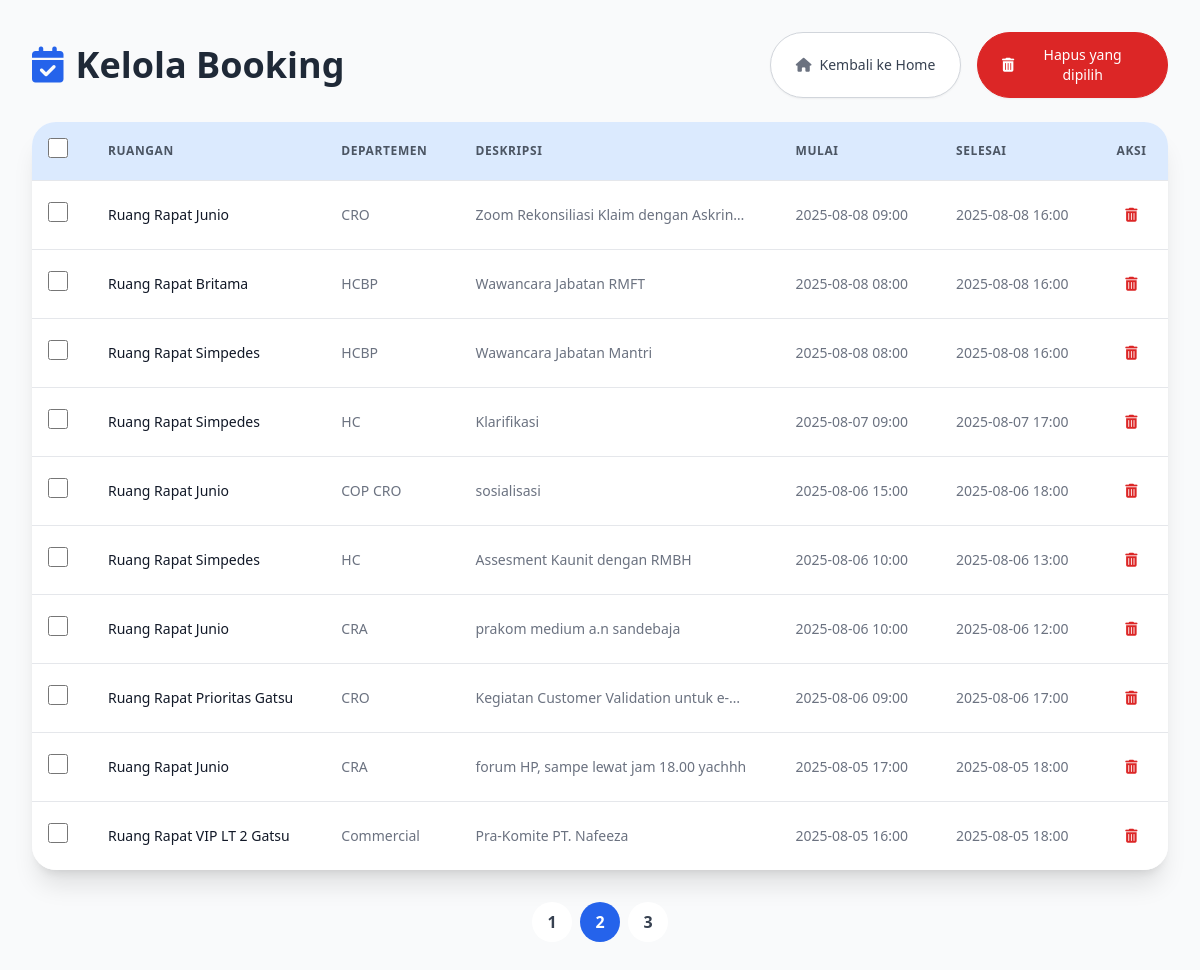
Before: /admin/bookings?page=2 (signed in) with the older database file.
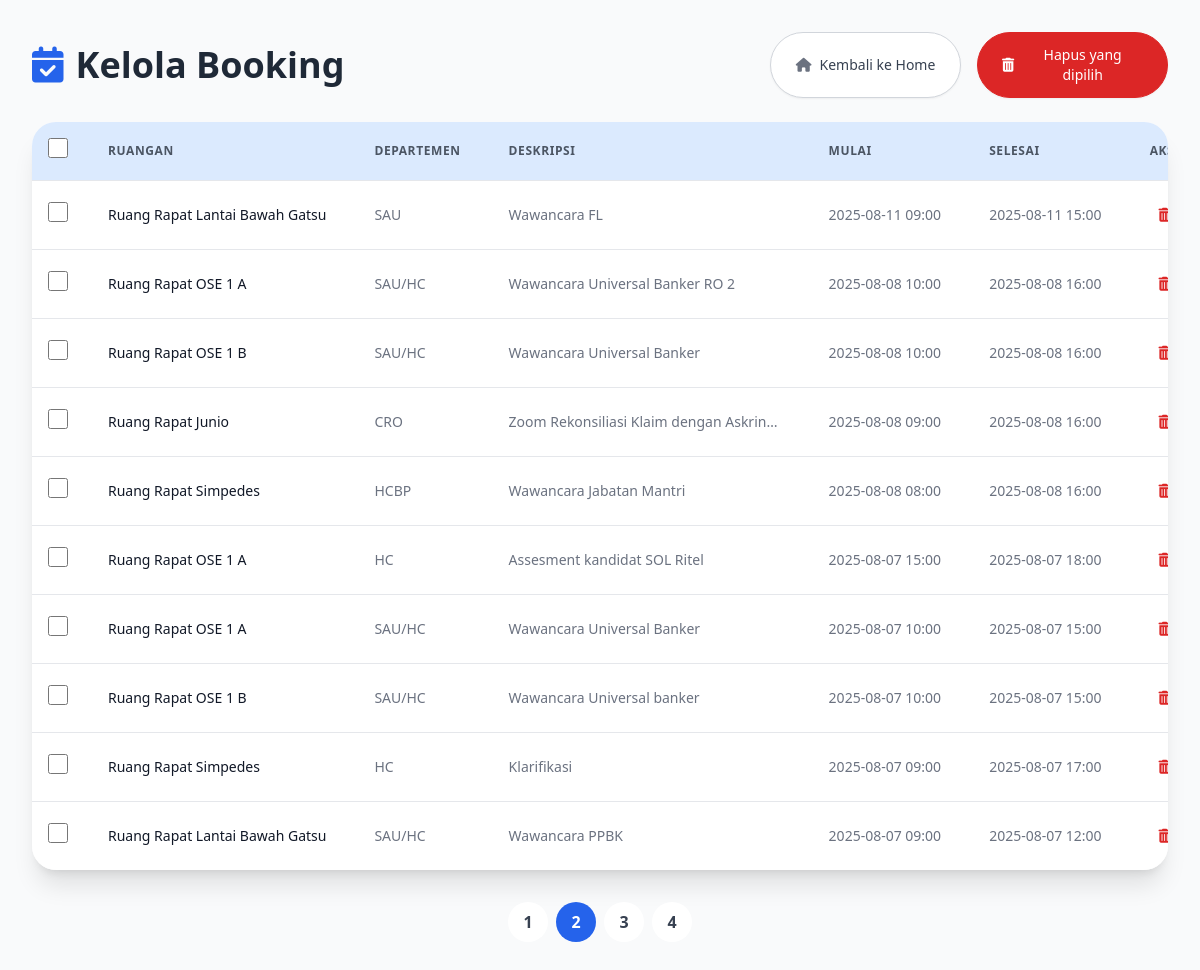
After: the same page with the newer database file.
### app.py (models this page shows)
class Booking(db.Model):
    id = db.Column(db.Integer, primary_key=True)
    user = db.Column(db.String(100))
    username = db.Column(db.String(100))
    role = db.Column(db.String(50))
    department = db.Column(db.String(100))
    room_id = db.Column(db.Integer, db.ForeignKey('room.id'))
    start_time = db.Column(db.DateTime)
    end_time = db.Column(db.DateTime)
    description = db.Column(db.Text)
    room = db.relationship('Room', backref='bookings')

class Room(db.Model):
    id = db.Column(db.Integer, primary_key=True)
    name = db.Column(db.String(50), nullable=False)
    lantai = db.Column(db.String(10), nullable=True)

### app.py (the view)
@app.route('/admin/bookings')
def manage_bookings():
    page = request.args.get('page', 1, type=int)
    bookings = Booking.query.order_by(Booking.start_time.desc()).paginate(page=page, per_page=10)
    return render_template('admin_bookings.html', bookings=bookings)

### templates/admin_bookings.html (shortened to what the changed rows need)
<!DOCTYPE html>
<html lang="id">
<head>
    <script src="https://cdn.tailwindcss.com"></script>
    <link rel="stylesheet" href="https://cdnjs.cloudflare.com/ajax/libs/font-awesome/6.5.2/css/all.min.css">
</head>
<body class="bg-gray-50">
{% if session['role'] == 'admin' %}
<div class="min-h-screen p-4 sm:p-6 lg:p-8">
    <div class="max-w-7xl mx-auto">
        <div class="flex flex-col sm:flex-row justify-between items-start sm:items-center mb-6">
            <h2 class="text-3xl sm:text-4xl font-bold text-gray-800 mb-4 sm:mb-0">
                <i class="fa-solid fa-calendar-check text-blue-600 mr-3"></i>Kelola Booking
            </h2>
        </div>
    </div>
    <div class="bg-white rounded-3xl shadow-xl overflow-hidden hidden md:block">
        <div class="overflow-x-auto">
            <form id="bulk-delete-form" method="POST" action="{{ url_for('bulk_delete_bookings') }}">
                <table class="min-w-full divide-y divide-gray-200">
                    <thead class="bg-blue-100">
                        <tr>
                            <th scope="col" class="p-4 text-center">
                                <input type="checkbox" id="select-all" class="form-checkbox h-5 w-5 text-blue-600 rounded">
                            </th>
                            <th scope="col" class="px-6 py-4 text-left text-xs font-semibold text-gray-600 uppercase tracking-wider">Ruangan</th>
                            <th scope="col" class="px-6 py-4 text-left text-xs font-semibold text-gray-600 uppercase tracking-wider">Departemen</th>
                            <th scope="col" class="px-6 py-4 text-left text-xs font-semibold text-gray-600 uppercase tracking-wider">Deskripsi</th>
                            <th scope="col" class="px-6 py-4 text-left text-xs font-semibold text-gray-600 uppercase tracking-wider">Mulai</th>
                            <th scope="col" class="px-6 py-4 text-left text-xs font-semibold text-gray-600 uppercase tracking-wider">Selesai</th>
                            <th scope="col" class="px-6 py-4 text-center text-xs font-semibold text-gray-600 uppercase tracking-wider">Aksi</th>
                        </tr>
                    </thead>
                    <tbody class="bg-white divide-y divide-gray-200">
                        {% for b in bookings.items %}
                        <tr>
                            <td class="p-4 text-center">
                                <input type="checkbox" name="booking_ids" value="{{ b.id }}" class="form-checkbox h-5 w-5 text-blue-600 rounded">
                            </td>
                            <td class="px-6 py-4 whitespace-nowrap text-sm text-gray-900">{{ b.room.name }}</td>
                            <td class="px-6 py-4 whitespace-nowrap text-sm text-gray-500">{{ b.department }}</td>
                            <td class="px-6 py-4 whitespace-nowrap text-sm text-gray-500 max-w-xs truncate">{{ b.description }}</td>
                            <td class="px-6 py-4 whitespace-nowrap text-sm text-gray-500">{{ b.start_time.strftime('%Y-%m-%d %H:%M') }}</td>
                            <td class="px-6 py-4 whitespace-nowrap text-sm text-gray-500">{{ b.end_time.strftime('%Y-%m-%d %H:%M') }}</td>
                            <td class="px-6 py-4 whitespace-nowrap text-right text-sm font-medium">
                                <div class="flex justify-center items-center gap-2">
                                    <form id="delete-form-{{ b.id }}" action="{{ url_for('delete_booking', booking_id=b.id) }}" method="post">
                                        <button type="button" class="delete-single-btn text-red-600 hover:text-red-800 p-2" title="Hapus" data-booking-id="{{ b.id }}">
                                            <i class="fa-solid fa-trash-can"></i>
                                        </button>
                                    </form>
                                </div>
                            </td>
                        </tr>
                        {% endfor %}
                    </tbody>
                </table>
            </form>
        </div>
    </div>
    <nav aria-label="Pagination" class="mt-8">
        <ul class="flex justify-center space-x-2">
            {% for page_num in bookings.iter_pages(left_edge=1, right_edge=1, left_current=2, right_current=2) %}
                {% if page_num %}
                    <li class="{% if page_num == bookings.page %}bg-blue-600 text-white{% else %}bg-white text-gray-700 hover:bg-blue-50{% endif %} rounded-full transition-colors duration-300">
                        <a class="flex items-center justify-center w-10 h-10 font-semibold" href="{{ url_for('manage_bookings', page=page_num) }}">{{ page_num }}</a>
                    </li>
                {% else %}
                    <li class="w-10 h-10 flex items-center justify-center text-gray-500">
                        <span>…</span>
                    </li>
                {% endif %}
            {% endfor %}
        </ul>
    </nav>
</div>
{% endif %}
</body>
</html>

Changed rows visible on the page:
removed Booking: room.name "Ruang Rapat Britama", department "HCBP", description "Wawancara Jabatan RMFT", start_time "2025-08-08 08:00", end_time "2025-08-08 16:00"
no longer on this page (row unchanged): Booking: room.name "Ruang Rapat Junio", department "COP CRO", description "sosialisasi", start_time "2025-08-06 15:00", end_time "2025-08-06 18:00"
no longer on this page (row unchanged): Booking: room.name "Ruang Rapat Simpedes", department "HC", description "Assesment Kaunit dengan RMBH", start_time "2025-08-06 10:00", end_time "2025-08-06 13:00"
no longer on this page (row edited): Booking: room.name "Ruang Rapat Junio", department "CRA", description "prakom medium a.n sandebaja", start_time "2025-08-06 10:00", end_time "2025-08-06 12:00"
no longer on this page (row unchanged): Booking: room.name "Ruang Rapat Prioritas Gatsu", department "CRO", description "Kegiatan Customer Validation untuk e-…", start_time "2025-08-06 09:00", end_time "2025-08-06 17:00"
no longer on this page (row unchanged): Booking: room.name "Ruang Rapat Junio", department "CRA", description "forum HP, sampe lewat jam 18.00 yachhh", start_time "2025-08-05 17:00", end_time "2025-08-05 18:00"
no longer on this page (row unchanged): Booking: room.name "Ruang Rapat VIP LT 2 Gatsu", department "Commercial", description "Pra-Komite PT. Nafeeza", start_time "2025-08-05 16:00", end_time "2025-08-05 18:00"
now on this page (row unchanged): Booking: room.name "Ruang Rapat Lantai Bawah Gatsu", department "SAU", description "Wawancara FL", start_time "2025-08-11 09:00", end_time "2025-08-11 15:00"
added Booking: room.name "Ruang Rapat OSE 1 A", department "SAU/HC", description "Wawancara Universal Banker RO 2", start_time "2025-08-08 10:00", end_time "2025-08-08 16:00"
added Booking: room.name "Ruang Rapat OSE 1 B", department "SAU/HC", description "Wawancara Universal Banker", start_time "2025-08-08 10:00", end_time "2025-08-08 16:00"
added Booking: room.name "Ruang Rapat OSE 1 A", department "HC", description "Assesment kandidat SOL Ritel", start_time "2025-08-07 15:00", end_time "2025-08-07 18:00"
added Booking: room.name "Ruang Rapat OSE 1 A", department "SAU/HC", description "Wawancara Universal Banker", start_time "2025-08-07 10:00", end_time "2025-08-07 15:00"
added Booking: room.name "Ruang Rapat OSE 1 B", department "SAU/HC", description "Wawancara Universal banker", start_time "2025-08-07 10:00", end_time "2025-08-07 15:00"
added Booking: room.name "Ruang Rapat Lantai Bawah Gatsu", department "SAU/HC", description "Wawancara PPBK", start_time "2025-08-07 09:00", end_time "2025-08-07 12:00"
Other visible differences:
new list line: "4"
